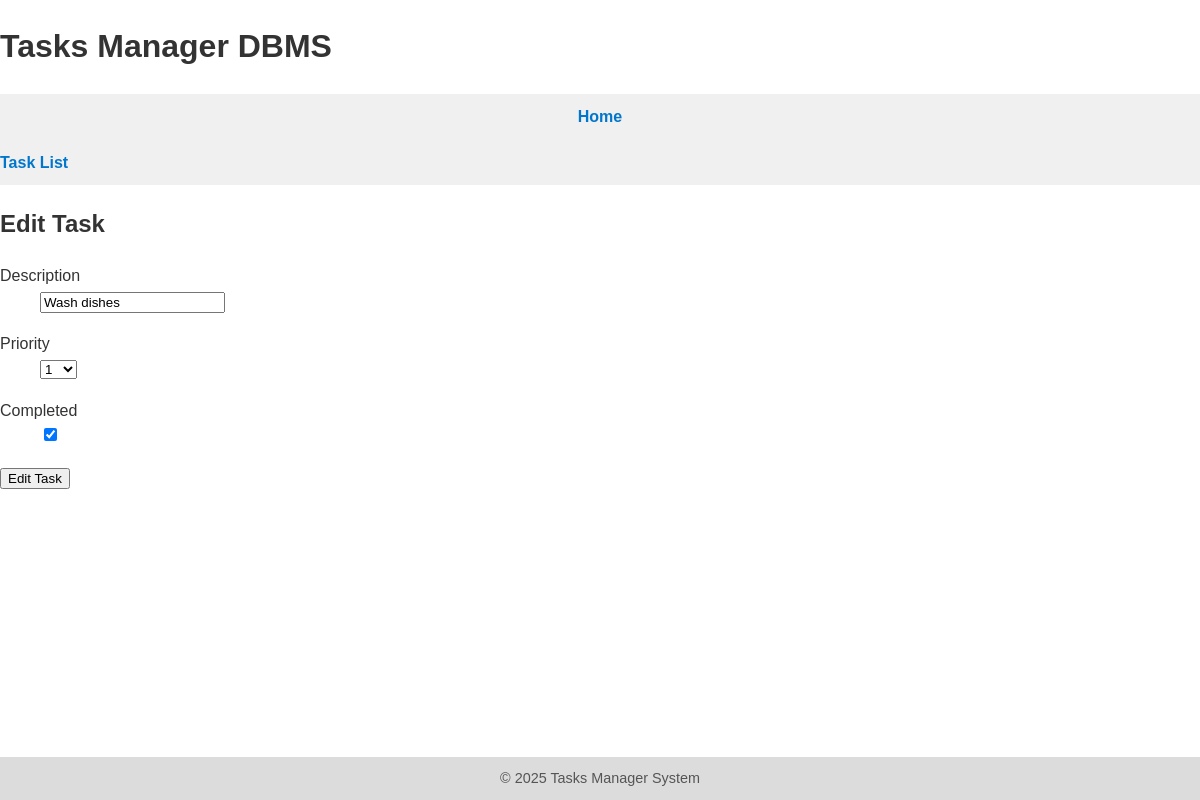
Page /tasks/edit.php?id=1 on the committed database.
### tables this page shows
CREATE TABLE tasks (
  id INT(11) NOT NULL AUTO_INCREMENT,
  priority INT(2),
  completed TINYINT(1) DEFAULT '0',
  description VARCHAR(255),
  PRIMARY KEY (id)
);

### tasks/edit.php (the view, shortened to what this page needs)
<?php
$id = isset($_GET['id']) ? (int) $_GET['id'] : 0;
$db = mysqli_connect("127.0.0.1", "mariadb", "mariadb", "mariadb", 3306);
if($_SERVER['REQUEST_METHOD'] == 'POST') {
  $task = [];
  $task['description'] = $_POST['description'] ?? '';
  $task['priority'] = $_POST['priority'] ?? '10';
  $task['completed'] = $_POST['completed'] ?? '0';
  $sql = "UPDATE tasks SET ";
  $sql .= "description='" . mysqli_real_escape_string($db, $task['description']) . "', ";
  $sql .= "priority='" . mysqli_real_escape_string($db, $task['priority']) . "', ";
  $sql .= "completed='" . mysqli_real_escape_string($db, $task['completed']) . "' ";
  $sql .= "WHERE id={$id} ";
  $sql .= "LIMIT 1";
  $result = mysqli_query($db, $sql);
  if(!$result) {
    echo 'Update failed';
    exit;
  }
  redirect_to('edit.php?success=1&id=' . $id);
} else {
  $sql = "SELECT * FROM tasks ";
  $sql .= "WHERE id = {$id} ";
  $sql .= "LIMIT 1";
  $result = mysqli_query($db, $sql);
  $task = mysqli_fetch_assoc($result);
}
?>
<!doctype html>
<html lang="en">
  <head>
    <link rel="stylesheet" href="../style.css">
  </head>
  <body>
  <header>
      <h1>Tasks Manager DBMS</h1>
      <nav>
        <ul>
          <li><a href="/">Home</a></li>
        </ul>
      </nav>
    </header>
    <nav>
      <a href="index.php">Task List</a>
    </nav>
    <section>
      <h1>Edit Task</h1>
      <form action="edit.php?id=<?php echo $id; ?>" method="post">
        <dl>
          <dt>Description</dt>
          <dd><input type="text" name="description" value="<?php echo $task['description']; ?>" /></dd>
        </dl>
        <dl>
          <dt>Priority</dt>
          <dd>
            <select name="priority">
            <?php
              for($i=1; $i <= 10; $i++) {
                echo "<option value=\"{$i}\"";
                if($task["priority"] == $i) {
                  echo " selected";
                }
                echo ">{$i}</option>";
              }
            ?>
            </select>
          </dd>
        </dl>
        <dl>
          <dt>Completed</dt>
          <dd>
            <input type="checkbox" name='completed' value="1"<?php if($task['completed'] == "1") { echo " checked"; } ?> />
          </dd>
        </dl>
        <div id="operations">
          <input type="submit" value="Edit Task" />
        </div>
      </form>
    </section>
  </body>
    <footer>
      &copy; 2025 Tasks Manager System
    </footer>
</html>

### style.css (style rules this page uses)
body { background-color: #fff; font-family: Arial, sans-serif; margin: 0; padding: 0; color: #333; line-height: 1.6; display: flex; flex-direction: column; min-height: 100vh; }
nav { background-color: #f0f0f0; padding: 10px 0; }
nav ul { list-style: none; padding: 0; margin: 0; display: flex; gap: 20px; justify-content: center; }
nav a { text-decoration: none; color: #0077cc; font-weight: bold; }
footer { margin-top: auto; padding: 10px; text-align: center; background-color: #dcdcdc; font-size: 0.9em; color: #555; }

### rows in the picture
tasks: description "Wash dishes", priority "1", completed "☑"
